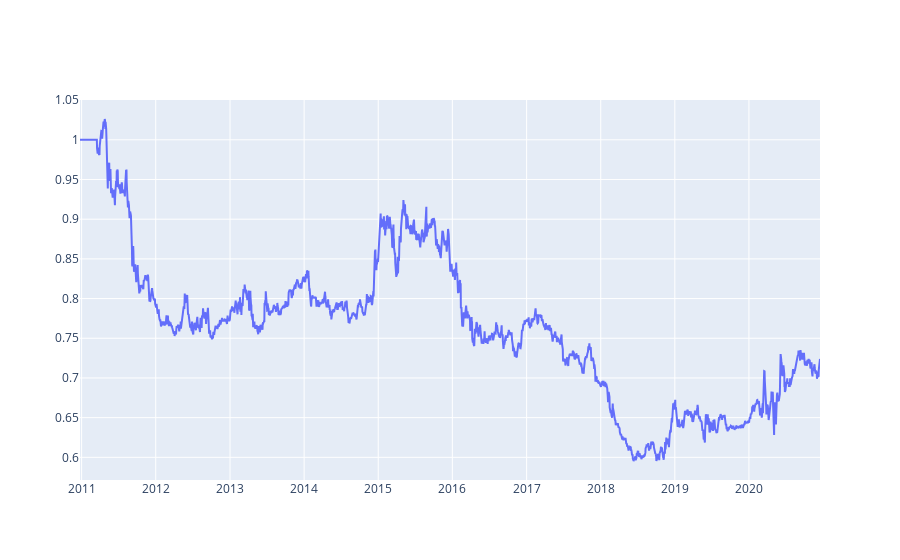

The notebook cell saved with this chart:
### Markdown cell above
The results is good. Now, let's optimize entire output, using this idea:

### Code cell
top_period = 60
top_size = 10
top_step = 60

output_per_asset = output/abs(output)
stats_per_asset = qnstats.calc_stat(data, output_per_asset, per_asset=True, max_periods=top_period)
ranks = (-stats_per_asset.sel(field='sharpe_ratio')).rank('asset')

top_output = output.copy(True)
top_output[:] = 0

for offset in range(top_period - 1, len(ranks), top_step):
    start_date = ranks.time[offset].values
    end_date = ranks.time[min(offset + top_step - 1, len(ranks.time) - 1)].values
    rank = ranks.loc[start_date]
    top = rank.where(rank <= top_size).dropna('asset').asset
    top_output.loc[start_date:end_date, top] = output.loc[start_date:end_date, top]
    
# normalization
top_output = top_output / abs(top_output).sum('asset')
    
#calc stat
top_stats = qnstats.calc_stat(data, top_output)

# display stat
display(top_stats.to_pandas().tail())


# draw performance chart
performance = top_stats.loc[:,"equity"]
fig = go.Figure(data = [
    go.Scatter(
        x=performance.time.to_pandas(),
        y=performance,
        hovertext='performance',
    )
])
fig.update_yaxes(fixedrange=False) # unlock vertical scrolling
fig.show()

### Figure 1 — Plotly figure (JSON) as saved in the notebook; plotly's stock layout.template omitted (floating-point values rounded to 4 significant figures; data arrays with more than 128 entries replaced by an {"elided": "..."} marker saying what was removed)
{"data": [{"hovertext": "performance", "type": "scatter", "x": {"elided": "2580 str values"}, "y": {"elided": "2580 float values"}}], "layout": {"yaxis": {"fixedrange": false}}}
